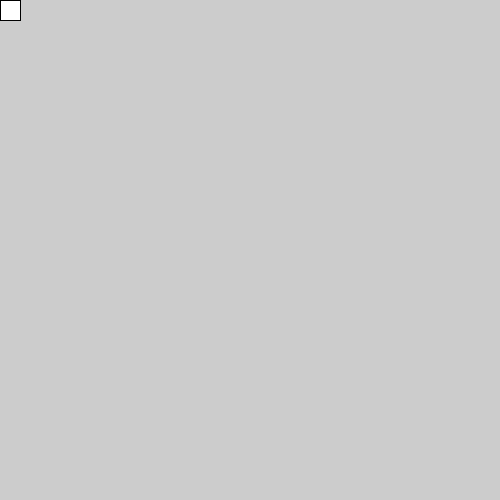
Frame 1 (no input)
Frame 60 (the mouse pressed at the canvas centre just before this capture): identical to frame 1, image omitted
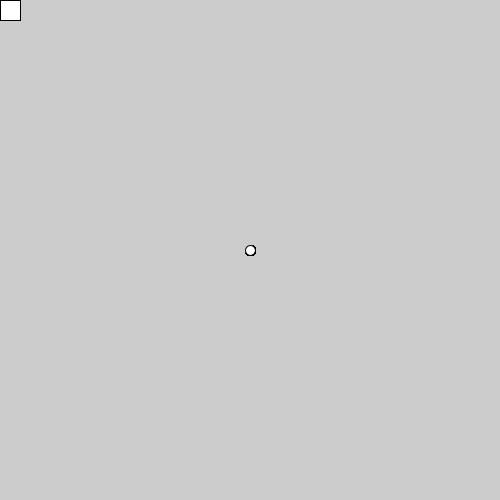
Frame 120 (the mouse held since frame 60 and released just before this capture)

The Processing sketch that drew these frames (run headless with seeded random() and noise(); from frame 60 on, the mouse is pressed at the canvas centre):

// Processing sketch: circulo_o_cuadrado_1
// ── circulo_o_cuadrado_1.pde
void setup() {
  size(500, 500);
}

void draw() {
  //background(0);
  if (mousePressed) {
    ellipse(mouseX, mouseY, 10, 10);
  } else {
    rect(mouseX, mouseY, 20, 20);
  }
}
